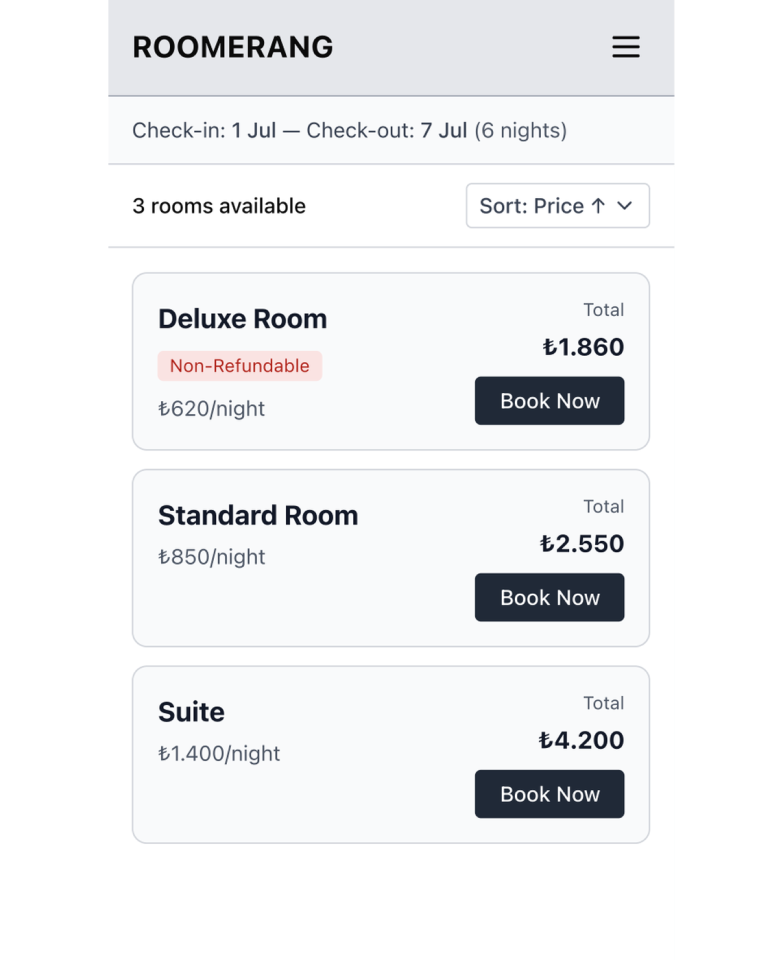
#> input picture proje_resim/Roomerang/room_select.png, 1566 x 1920 px (shown at 1/2 size)
$ python pad2.py
#> lines starting #> are read from the running program, lines starting #| are printed output that depends on the picture
from PIL import Image
import glob
import os

portrait_files = [
    'room_select.png',
    'room_booking.png',
    'admin.png',
    'daily_view.png',
    'main_page.png'
]

# Max width for portrait is 1142, height is 1400
PORTRAIT_SIZE = (1142, 1400)

for filename in portrait_files:
    filepath = os.path.join('proje_resim/Roomerang', filename)
    if not os.path.exists(filepath): continue

    img = Image.open(filepath).convert("RGBA")
#> img is the input picture: PIL image 1566x1920 RGBA; mean R, G, B, A 170.1, 170.8, 172.1, 184.4
    new_img = Image.new("RGBA", PORTRAIT_SIZE, (0, 0, 0, 0))
#> new_img: PIL image 1142x1400 RGBA; every value is 0
    x = (PORTRAIT_SIZE[0] - img.width) // 2
#> x = -212
    y = (PORTRAIT_SIZE[1] - img.height) // 2
#> y = -260
    new_img.paste(img, (x, y))
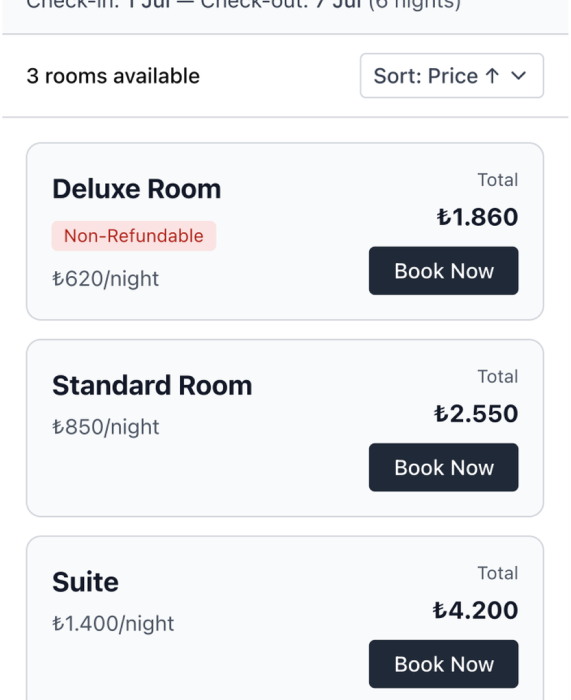
#> new_img: PIL image 1142x1400 RGBA (shown at 1/2 size); mean R, G, B, A 231.7, 232.5, 234.3, 252.9; transparent parts drawn white
    new_img.save(filepath)
    print(f"Padded portrait {filename}")
#> pass 2 of the loop `for filename in portrait_files:`:
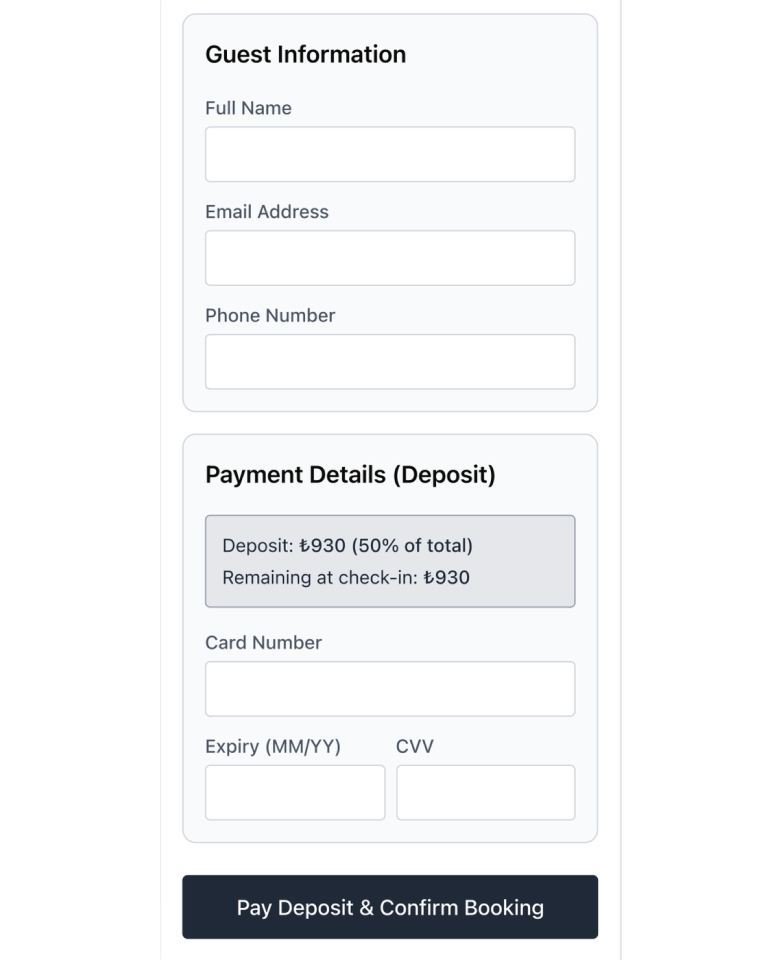
#> input picture proje_resim/Roomerang/room_booking.png, 1566 x 1920 px (shown at 1/2 size)
#> img is the input picture: PIL image 1566x1920 RGBA; mean R, G, B, A 137.3, 138, 139.1, 150.3
#> `new_img.paste(img, (x, y))`:
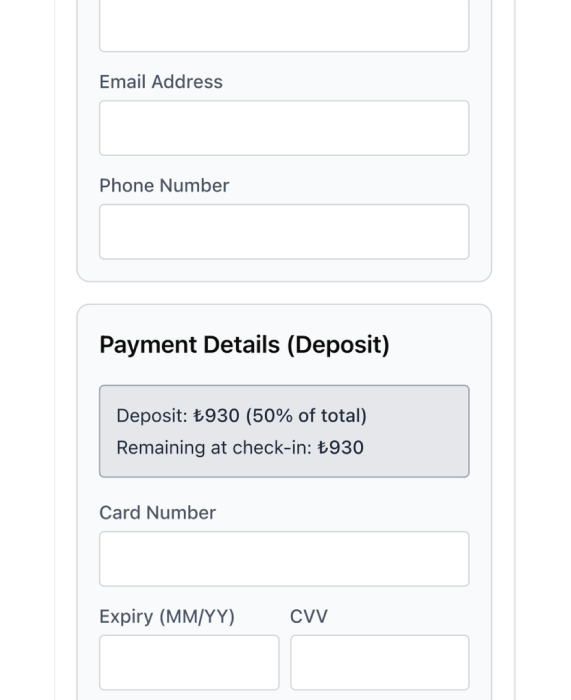
#> new_img: PIL image 1142x1400 RGBA (shown at 1/2 size); mean R, G, B, A 197.4, 198.1, 199.1, 206.1; transparent parts drawn white
#> pass 3 of the loop `for filename in portrait_files:`:
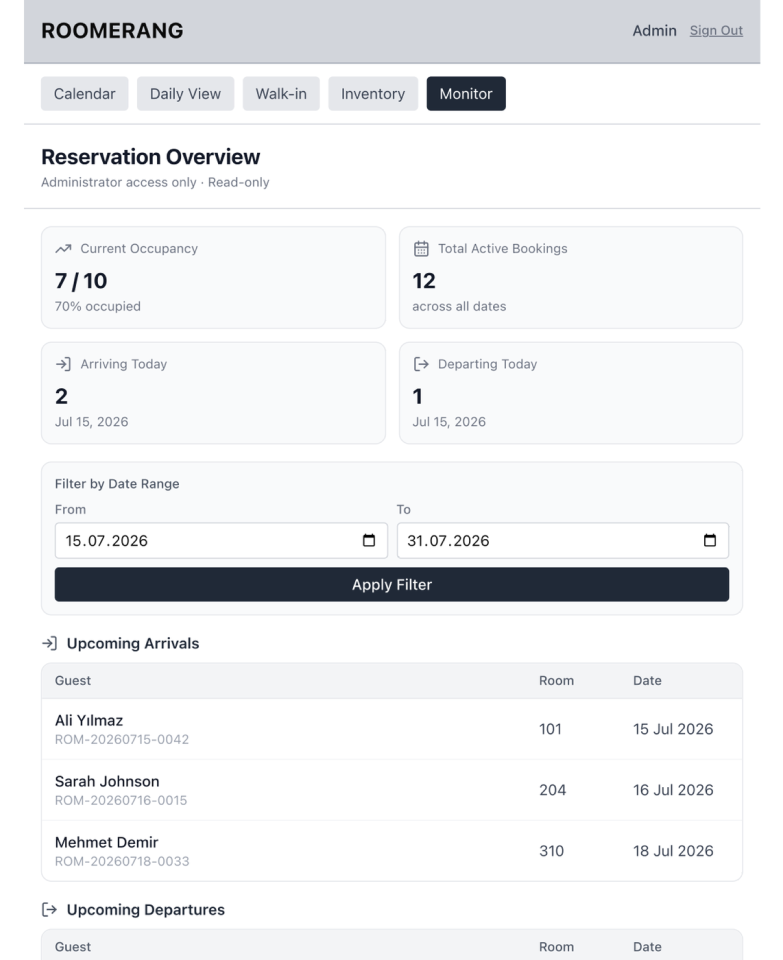
#> input picture proje_resim/Roomerang/admin.png, 1566 x 1920 px (shown at 1/2 size)
#> img is the input picture: PIL image 1566x1920 RGBA; mean R, G, B, A 223.5, 224.5, 226.1, 240.3
#> `new_img.paste(img, (x, y))`:
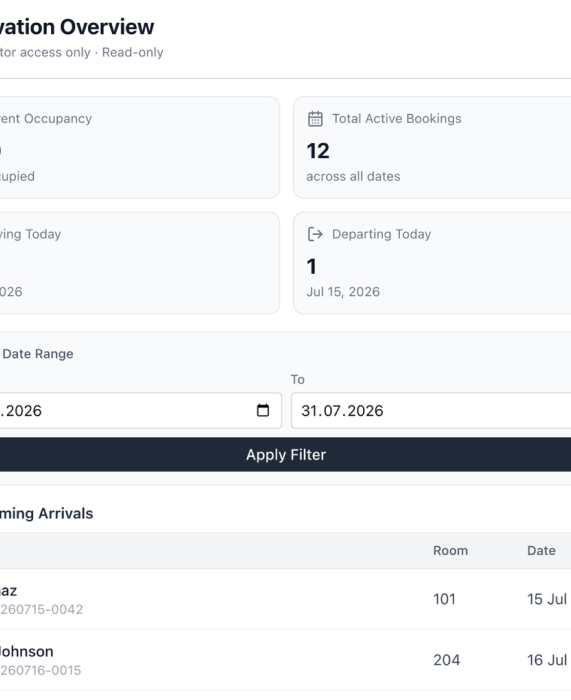
#> new_img: PIL image 1142x1400 RGBA (shown at 1/2 size); mean R, G, B, A 238.1, 239.1, 240.5, 255
#> the loop made 5 passes; the first 3 are shown
